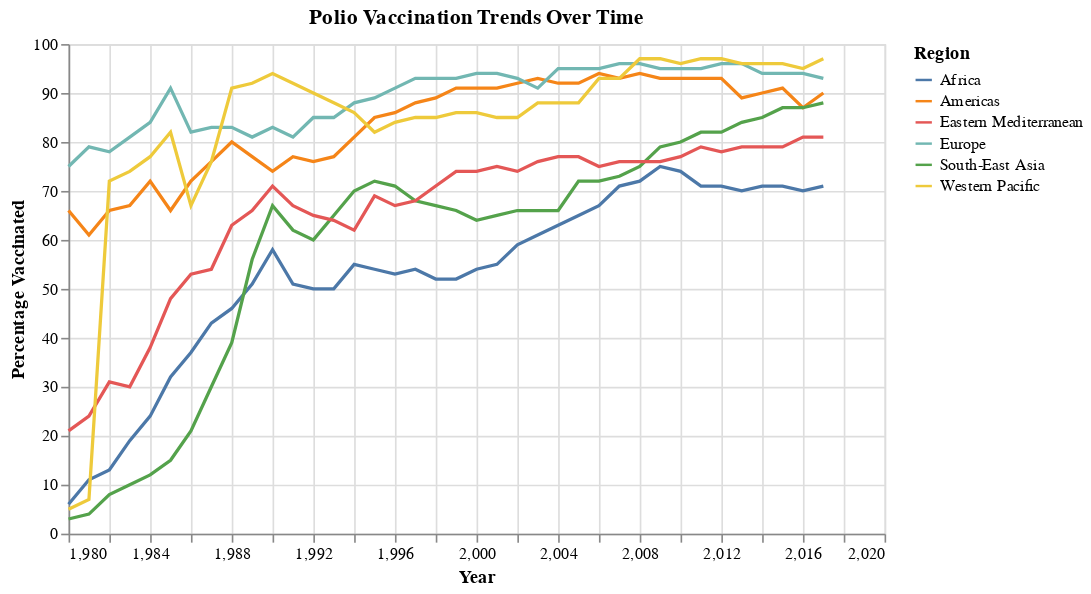

Notebook source saved alongside this figure:
### Code cell
"""
Task 6: Change the point to a line
"""
polio_regions_line = alt.Chart(polio).mark_line().encode(
    x=alt.X('yr:Q', title='Year'),
    y=alt.Y('pct_vaccinated:Q', title='Percentage Vaccinated'),
    color=alt.Color('who_region:N', title='Region'),
    tooltip=['who_region', 'yr', 'pct_vaccinated']
).properties(
    title='Polio Vaccination Trends Over Time',
    width=500
)

polio_regions_line

### Figure 1 — Vega-Lite specification as saved in the notebook (floating-point values rounded to 4 significant figures; data arrays with more than 128 entries replaced by an {"elided": "..."} marker saying what was removed)
{"config": {"view": {"continuousWidth": 300, "continuousHeight": 300}}, "data": {"name": "data-4acfddf6f16d8704a0e7182f17886a16"}, "mark": {"type": "line"}, "encoding": {"color": {"field": "who_region", "title": "Region", "type": "nominal"}, "tooltip": [{"field": "who_region", "type": "nominal"}, {"field": "yr", "type": "quantitative"}, {"field": "pct_vaccinated", "type": "quantitative"}], "x": {"field": "yr", "title": "Year", "type": "quantitative"}, "y": {"field": "pct_vaccinated", "title": "Percentage Vaccinated", "type": "quantitative"}}, "title": "Polio Vaccination Trends Over Time", "width": 500, "$schema": "https://vega.github.io/schema/vega-lite/v5.20.1.json", "datasets": {"data-4acfddf6f16d8704a0e7182f17886a16": {"elided": "228 records"}}}
